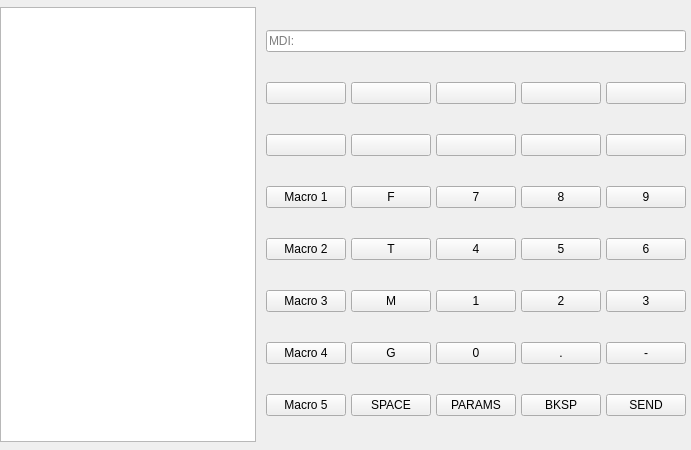
                  <widget class="QWidget" name="widget" native="true">
                   <property name="minimumSize">
                    <size>
                     <width>0</width>
                     <height>450</height>
                    </size>
                   </property>
                   <layout class="QHBoxLayout" name="horizontalLayout_12">
                    <property name="spacing">
                     <number>5</number>
                    </property>
                    <property name="leftMargin">
                     <number>0</number>
                    </property>
                    <property name="topMargin">
                     <number>0</number>
                    </property>
                    <property name="rightMargin">
                     <number>0</number>
                    </property>
                    <property name="bottomMargin">
                     <number>0</number>
                    </property>
                    <item>
                     <widget class="MDIHistory" name="mdihistory">
                      <property name="maximumSize">
                       <size>
                        <width>16777215</width>
                        <height>435</height>
                       </size>
                      </property>
                      <property name="alternatingRowColors">
                       <bool>true</bool>
                      </property>
                      <property name="selectionMode">
                       <enum>QAbstractItemView::ContiguousSelection</enum>
                      </property>
                      <property name="selectionBehavior">
                       <enum>QAbstractItemView::SelectRows</enum>
                      </property>
                      <property name="mdiEntrylineName" stdset="0">
                       <string>mdiEntry</string>
                      </property>
                      <property name="mdiListOrderNatural" stdset="0">
                       <bool>true</bool>
                      </property>
                      <property name="MDIHistory" stdset="0">
                       <string/>
                      </property>
                     </widget>
                    </item>
                    <item>
                     <widget class="VCPWidget" name="widget_12">
                      <property name="minimumSize">
                       <size>
                        <width>400</width>
                        <height>0</height>
                       </size>
                      </property>
                      <layout class="QGridLayout" name="gridLayout_6">
                       <property name="leftMargin">
                        <number>5</number>
                       </property>
                       <property name="topMargin">
                        <number>5</number>
                       </property>
                       <property name="rightMargin">
                        <number>5</number>
                       </property>
                       <property name="bottomMargin">
                        <number>5</number>
                       </property>
                       <property name="spacing">
                        <number>5</number>
                       </property>
                       <item row="8" column="4">
                        <widget class="QPushButton" name="btnMdiSend">
                         <property name="text">
                          <string>SEND</string>
                         </property>
                         <property name="mdiBtn" stdset="0">
                          <string/>
                         </property>
                        </widget>
                       </item>
                       <item row="5" column="2">
                        <widget class="QPushButton" name="pushButton_33">
                         <property name="text">
                          <string>4</string>
                         </property>
                         <property name="mdiKeyBtn" stdset="0">
                          <string/>
                         </property>
                         <attribute name="buttonGroup">
                          <string notr="true">btngrpMdi</string>
                         </attribute>
                        </widget>
                       </item>
                       <item row="4" column="4">
                        <widget class="QPushButton" name="pushButton_32">
                         <property name="text">
                          <string>9</string>
                         </property>
                         <property name="mdiKeyBtn" stdset="0">
                          <string/>
                         </property>
                         <attribute name="buttonGroup">
                          <string notr="true">btngrpMdi</string>
                         </attribute>
                        </widget>
                       </item>
                       <item row="6" column="3">
                        <widget class="QPushButton" name="pushButton_37">
                         <property name="text">
                          <string>2</string>
                         </property>
                         <property name="mdiKeyBtn" stdset="0">
                          <string/>
                         </property>
                         <attribute name="buttonGroup">
                          <string notr="true">btngrpMdi</string>
                         </attribute>
                        </widget>
                       </item>
                       <item row="4" column="3">
                        <widget class="QPushButton" name="pushButton_31">
                         <property name="text">
                          <string>8</string>
                         </property>
                         <property name="mdiKeyBtn" stdset="0">
                          <string/>
                         </property>
                         <attribute name="buttonGroup">
                          <string notr="true">btngrpMdi</string>
                         </attribute>
                        </widget>
                       </item>
                       <item row="7" column="3">
                        <widget class="QPushButton" name="pushButton_40">
                         <property name="text">
                          <string>.</string>
                         </property>
                         <property name="mdiKeyBtn" stdset="0">
                          <string/>
                         </property>
                         <attribute name="buttonGroup">
                          <string notr="true">btngrpMdi</string>
                         </attribute>
                        </widget>
                       </item>
                       <item row="6" column="2">
                        <widget class="QPushButton" name="pushButton_36">
                         <property name="text">
                          <string>1</string>
                         </property>
                         <property name="mdiKeyBtn" stdset="0">
                          <string/>
                         </property>
                         <attribute name="buttonGroup">
                          <string notr="true">btngrpMdi</string>
                         </attribute>
                        </widget>
                       </item>
                       <item row="4" column="2">
                        <widget class="QPushButton" name="pushButton_30">
                         <property name="text">
                          <string>7</string>
                         </property>
                         <property name="mdiKeyBtn" stdset="0">
                          <string/>
                         </property>
                         <attribute name="buttonGroup">
                          <string notr="true">btngrpMdi</string>
                         </attribute>
                        </widget>
                       </item>
                       <item row="5" column="4">
                        <widget class="QPushButton" name="pushButton_35">
                         <property name="text">
                          <string>6</string>
                         </property>
                         <property name="mdiKeyBtn" stdset="0">
                          <string/>
                         </property>
                         <attribute name="buttonGroup">
                          <string notr="true">btngrpMdi</string>
                         </attribute>
                        </widget>
                       </item>
                       <item row="7" column="2">
                        <widget class="QPushButton" name="pushButton_39">
                         <property name="text">
                          <string>0</string>
                         </property>
                         <property name="mdiKeyBtn" stdset="0">
                          <string/>
                         </property>
                         <attribute name="buttonGroup">
                          <string notr="true">btngrpMdi</string>
                         </attribute>
                        </widget>
                       </item>
                       <item row="5" column="3">
                        <widget class="QPushButton" name="pushButton_34">
                         <property name="text">
                          <string>5</string>
                         </property>
                         <property name="mdiKeyBtn" stdset="0">
                          <string/>
                         </property>
                         <attribute name="buttonGroup">
                          <string notr="true">btngrpMdi</string>
                         </attribute>
                        </widget>
                       </item>
                       <item row="7" column="4">
                        <widget class="QPushButton" name="pushButton_41">
                         <property name="text">
                          <string>-</string>
                         </property>
                         <property name="mdiKeyBtn" stdset="0">
                          <string/>
                         </property>
                         <attribute name="buttonGroup">
                          <string notr="true">btngrpMdi</string>
                         </attribute>
                        </widget>
                       </item>
                       <item row="6" column="4">
                        <widget class="QPushButton" name="pushButton_38">
                         <property name="text">
                          <string>3</string>
                         </property>
                         <property name="mdiKeyBtn" stdset="0">
                          <string/>
                         </property>
                         <attribute name="buttonGroup">
                          <string notr="true">btngrpMdi</string>
                         </attribute>
                        </widget>
                       </item>
                       <item row="2" column="0">
                        <widget class="QPushButton" name="btnGcodeP1">
                         <property name="text">
                          <string/>
                         </property>
                         <property name="mdiKeyBtn" stdset="0">
                          <string/>
                         </property>
                         <attribute name="buttonGroup">
                          <string notr="true">btngrpMdi</string>
                         </attribute>
                        </widget>
                       </item>
                       <item row="2" column="1">
                        <widget class="QPushButton" name="btnGcodeP2">
                         <property name="text">
                          <string/>
                         </property>
                         <property name="mdiKeyBtn" stdset="0">
                          <string/>
                         </property>
                         <attribute name="buttonGroup">
                          <string notr="true">btngrpMdi</string>
                         </attribute>
                        </widget>
                       </item>
                       <item row="2" column="2">
                        <widget class="QPushButton" name="btnGcodeP3">
                         <property name="text">
                          <string/>
                         </property>
                         <property name="mdiKeyBtn" stdset="0">
                          <string/>
                         </property>
                         <attribute name="buttonGroup">
                          <string notr="true">btngrpMdi</string>
                         </attribute>
                        </widget>
                       </item>
                       <item row="2" column="3">
                        <widget class="QPushButton" name="btnGcodeP4">
                         <property name="text">
                          <string/>
                         </property>
                         <property name="mdiKeyBtn" stdset="0">
                          <string/>
                         </property>
                         <attribute name="buttonGroup">
                          <string notr="true">btngrpMdi</string>
                         </attribute>
                        </widget>
                       </item>
                       <item row="2" column="4">
                        <widget class="QPushButton" name="btnGcodeP5">
                         <property name="text">
                          <string/>
                         </property>
                         <property name="mdiKeyBtn" stdset="0">
                          <string/>
                         </property>
                         <attribute name="buttonGroup">
                          <string notr="true">btngrpMdi</string>
                         </attribute>
                        </widget>
                       </item>
                       <item row="3" column="0">
                        <widget class="QPushButton" name="btnGcodeP6">
                         <property name="text">
                          <string/>
                         </property>
                         <property name="mdiKeyBtn" stdset="0">
                          <string/>
                         </property>
                         <attribute name="buttonGroup">
                          <string notr="true">btngrpMdi</string>
                         </attribute>
                        </widget>
                       </item>
                       <item row="3" column="1">
                        <widget class="QPushButton" name="btnGcodeP7">
                         <property name="text">
                          <string/>
                         </property>
                         <property name="mdiKeyBtn" stdset="0">
                          <string/>
                         </property>
                         <attribute name="buttonGroup">
                          <string notr="true">btngrpMdi</string>
                         </attribute>
                        </widget>
                       </item>
                       <item row="3" column="2">
                        <widget class="QPushButton" name="btnGcodeP8">
                         <property name="text">
                          <string/>
                         </property>
                         <property name="mdiKeyBtn" stdset="0">
                          <string/>
                         </property>
                         <attribute name="buttonGroup">
                          <string notr="true">btngrpMdi</string>
                         </attribute>
                        </widget>
                       </item>
                       <item row="3" column="3">
                        <widget class="QPushButton" name="btnGcodeP9">
                         <property name="text">
                          <string/>
                         </property>
                         <property name="mdiKeyBtn" stdset="0">
                          <string/>
                         </property>
                         <attribute name="buttonGroup">
                          <string notr="true">btngrpMdi</string>
                         </attribute>
                        </widget>
                       </item>
                       <item row="3" column="4">
                        <widget class="QPushButton" name="btnGcodeP10">
                         <property name="text">
                          <string/>
                         </property>
                         <property name="mdiKeyBtn" stdset="0">
                          <string/>
                         </property>
                         <attribute name="buttonGroup">
                          <string notr="true">btngrpMdi</string>
                         </attribute>
                        </widget>
                       </item>
                       <item row="7" column="1">
                        <widget class="QPushButton" name="pushButton_25">
                         <property name="text">
                          <string>G</string>
                         </property>
                         <property name="mdiKeyBtn" stdset="0">
                          <string/>
                         </property>
                         <attribute name="buttonGroup">
                          <string notr="true">btngrpMdi</string>
                         </attribute>
                        </widget>
                       </item>
                       <item row="6" column="1">
                        <widget class="QPushButton" name="pushButton_24">
                         <property name="text">
                          <string>M</string>
                         </property>
                         <property name="mdiKeyBtn" stdset="0">
                          <string/>
                         </property>
                         <attribute name="buttonGroup">
                          <string notr="true">btngrpMdi</string>
                         </attribute>
                        </widget>
                       </item>
                       <item row="5" column="1">
                        <widget class="QPushButton" name="pushButton_23">
                         <property name="text">
                          <string>T</string>
                         </property>
                         <property name="mdiKeyBtn" stdset="0">
                          <string/>
                         </property>
                         <attribute name="buttonGroup">
                          <string notr="true">btngrpMdi</string>
                         </attribute>
                        </widget>
                       </item>
                       <item row="4" column="1">
                        <widget class="QPushButton" name="pushButton_22">
                         <property name="text">
                          <string>F</string>
                         </property>
                         <property name="mdiKeyBtn" stdset="0">
                          <string/>
                         </property>
                         <attribute name="buttonGroup">
                          <string notr="true">btngrpMdi</string>
                         </attribute>
                        </widget>
                       </item>
                       <item row="8" column="2">
                        <widget class="QPushButton" name="btnParams">
                         <property name="text">
                          <string>PARAMS</string>
                         </property>
                         <property name="mdiBtn" stdset="0">
                          <string/>
                         </property>
                        </widget>
                       </item>
                       <item row="8" column="3">
                        <widget class="QPushButton" name="btnMdiBksp">
                         <property name="text">
                          <string>BKSP</string>
                         </property>
                         <property name="mdiBtn" stdset="0">
                          <string/>
                         </property>
                        </widget>
                       </item>
                       <item row="4" column="0">
                        <widget class="SubCallButton" name="subcallbutton_15">
                         <property name="text">
                          <string>Macro 1</string>
                         </property>
                         <property name="mdiMacro" stdset="0">
                          <string/>
                         </property>
                        </widget>
                       </item>
                       <item row="5" column="0">
                        <widget class="SubCallButton" name="subcallbutton_16">
                         <property name="text">
                          <string>Macro 2</string>
                         </property>
                         <property name="mdiMacro" stdset="0">
                          <string/>
                         </property>
                        </widget>
                       </item>
                       <item row="6" column="0">
                        <widget class="SubCallButton" name="subcallbutton_17">
                         <property name="text">
                          <string>Macro 3</string>
                         </property>
                         <property name="mdiMacro" stdset="0">
                          <string/>
                         </property>
                        </widget>
                       </item>
                       <item row="7" column="0">
                        <widget class="SubCallButton" name="subcallbutton_18">
                         <property name="text">
                          <string>Macro 4</string>
                         </property>
                         <property name="mdiMacro" stdset="0">
                          <string/>
                         </property>
                        </widget>
                       </item>
                       <item row="8" column="0">
                        <widget class="SubCallButton" name="subcallbutton_19">
                         <property name="text">
                          <string>Macro 5</string>
                         </property>
                         <property name="mdiMacro" stdset="0">
                          <string/>
                         </property>
                        </widget>
                       </item>
                       <item row="1" column="0" colspan="5">
                        <widget class="MDIEntry" name="mdiEntry">
                         <property name="placeholderText">
                          <string>MDI:</string>
                         </property>
                         <property name="clearButtonEnabled">
                          <bool>false</bool>
                         </property>
                         <property name="mdi_history_size" stdset="0">
                          <number>5</number>
                         </property>
                         <property name="completerEnabled" stdset="0">
                          <bool>false</bool>
                         </property>
                         <property name="labelFont" stdset="0">
                          <string>18</string>
                         </property>
                        </widget>
                       </item>
                       <item row="8" column="1">
                        <widget class="QPushButton" name="btnMdiSpace">
                         <property name="text">
                          <string>SPACE</string>
                         </property>
                         <property name="mdiBtn" stdset="0">
                          <string/>
                         </property>
                        </widget>
                       </item>
                      </layout>
                     </widget>
                    </item>
                   </layout>
                  </widget>
